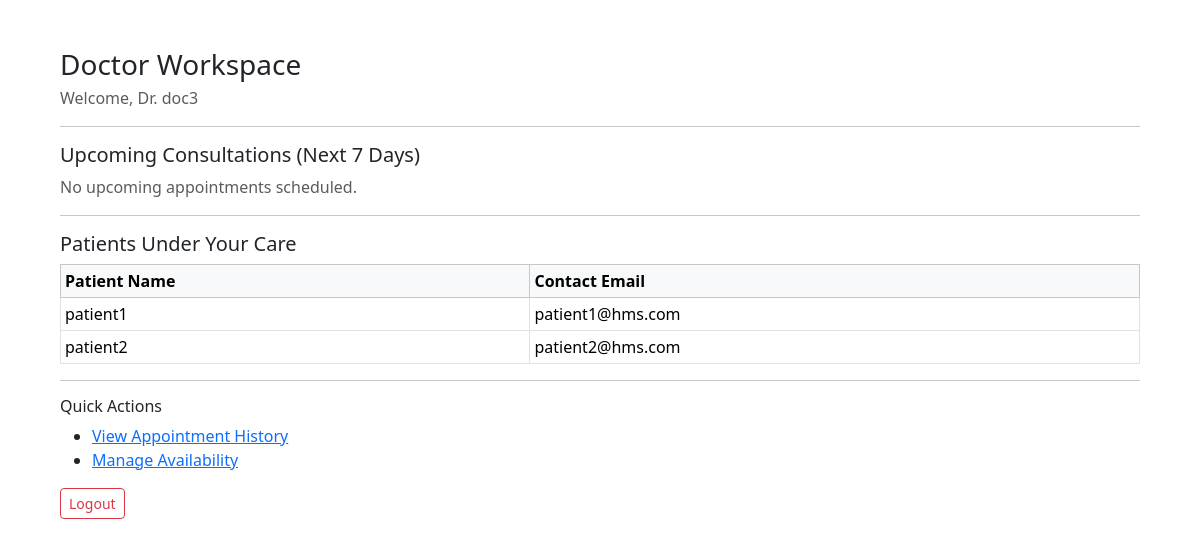
The app's page /doctor/dashboard (signed in) with its own data.
### app/models.py (models this page shows, shortened)
class User(UserMixin, db.Model):
    __tablename__ = "user"
    id = db.Column(db.Integer, primary_key=True)
    name = db.Column(db.String(120), nullable=False)
    email = db.Column(db.String(120), unique=True, nullable=False)
    role = db.Column(db.String(20), nullable=False)
    password_hash = db.Column(db.String(128), nullable=False)
    active = db.Column(db.Boolean, default=True)
    created_at = db.Column(db.DateTime, default=datetime.utcnow)

### app/routes.py (the view)
@main.route("/doctor/dashboard")
@login_required
def doctor_dashboard():
    if current_user.role != "doctor":
        return redirect(url_for("main.index"))
    today = date.today()
    week_later = today + timedelta(days=7)
    upcoming = Appointment.query.filter(
        Appointment.doctor_id == current_user.id,
        Appointment.date.between(today, week_later),
        Appointment.status == "Booked"
    ).all()
    patients = (
        db.session.query(User)
        .join(Appointment, Appointment.patient_id == User.id)
        .filter(Appointment.doctor_id == current_user.id)
        .distinct()
        .all()
    )
    return render_template(
        "doctor_dashboard.html",
        upcoming_appointments=upcoming,
        patients=patients
    )

### app/__init__.py (called while the page is built)
@login_manager.user_loader
def load_user(user_id):
    from app.models import User
    return User.query.get(int(user_id))

### app/templates/doctor_dashboard.html (shortened to what this page needs)
<!DOCTYPE html>
<html>
<head>
    <link
        href="https://cdn.jsdelivr.net/npm/bootstrap@5.3.2/dist/css/bootstrap.min.css"
        rel="stylesheet"
    >
</head>
<body class="p-5">
<div class="container">
    <h3 class="mb-1">Doctor Workspace</h3>
    <p class="text-muted">Welcome, Dr. {{ current_user.name }}</p>
    <hr>
    <h5 class="mt-3">Upcoming Consultations (Next 7 Days)</h5>
    {% if upcoming_appointments %}
        <table class="table table-bordered table-sm">
            <thead class="table-light">
                <tr>
                    <th>Patient</th>
                    <th>Date</th>
                    <th>Time</th>
                    <th>Status</th>
                </tr>
            </thead>
            <tbody>
            {% for a in upcoming_appointments %}
                <tr>
                    <td>{{ a.patient.name }}</td>
                    <td>{{ a.date }}</td>
                    <td>{{ a.time }}</td>
                    <td>{{ a.status }}</td>
                </tr>
            {% endfor %}
            </tbody>
        </table>
    {% else %}
        <p class="text-muted">No upcoming appointments scheduled.</p>
    {% endif %}
    <hr>
    <h5 class="mt-3">Patients Under Your Care</h5>
    {% if patients %}
        <table class="table table-bordered table-sm">
            <thead class="table-light">
                <tr>
                    <th>Patient Name</th>
                    <th>Contact Email</th>
                </tr>
            </thead>
            <tbody>
            {% for p in patients %}
                <tr>
                    <td>{{ p.name }}</td>
                    <td>{{ p.email }}</td>
                </tr>
            {% endfor %}
            </tbody>
        </table>
    {% else %}
        <p class="text-muted">No patients assigned yet.</p>
    {% endif %}
    <hr>
    <h6>Quick Actions</h6>
    <ul>
        <li>
            <a href="{{ url_for('main.doctor_appointments') }}">
                View Appointment History
            </a>
        </li>
        <li>
            <a href="{{ url_for('main.doctor_availability') }}">
                Manage Availability
            </a>
        </li>
    </ul>
    <a href="{{ url_for('main.logout') }}" class="btn btn-outline-danger btn-sm">
        Logout
    </a>
</div>
</body>
</html>

### records on screen
User: name "doc3"
User: name "patient1", email "patient1@hms.com"
User: name "patient2", email "patient2@hms.com"
